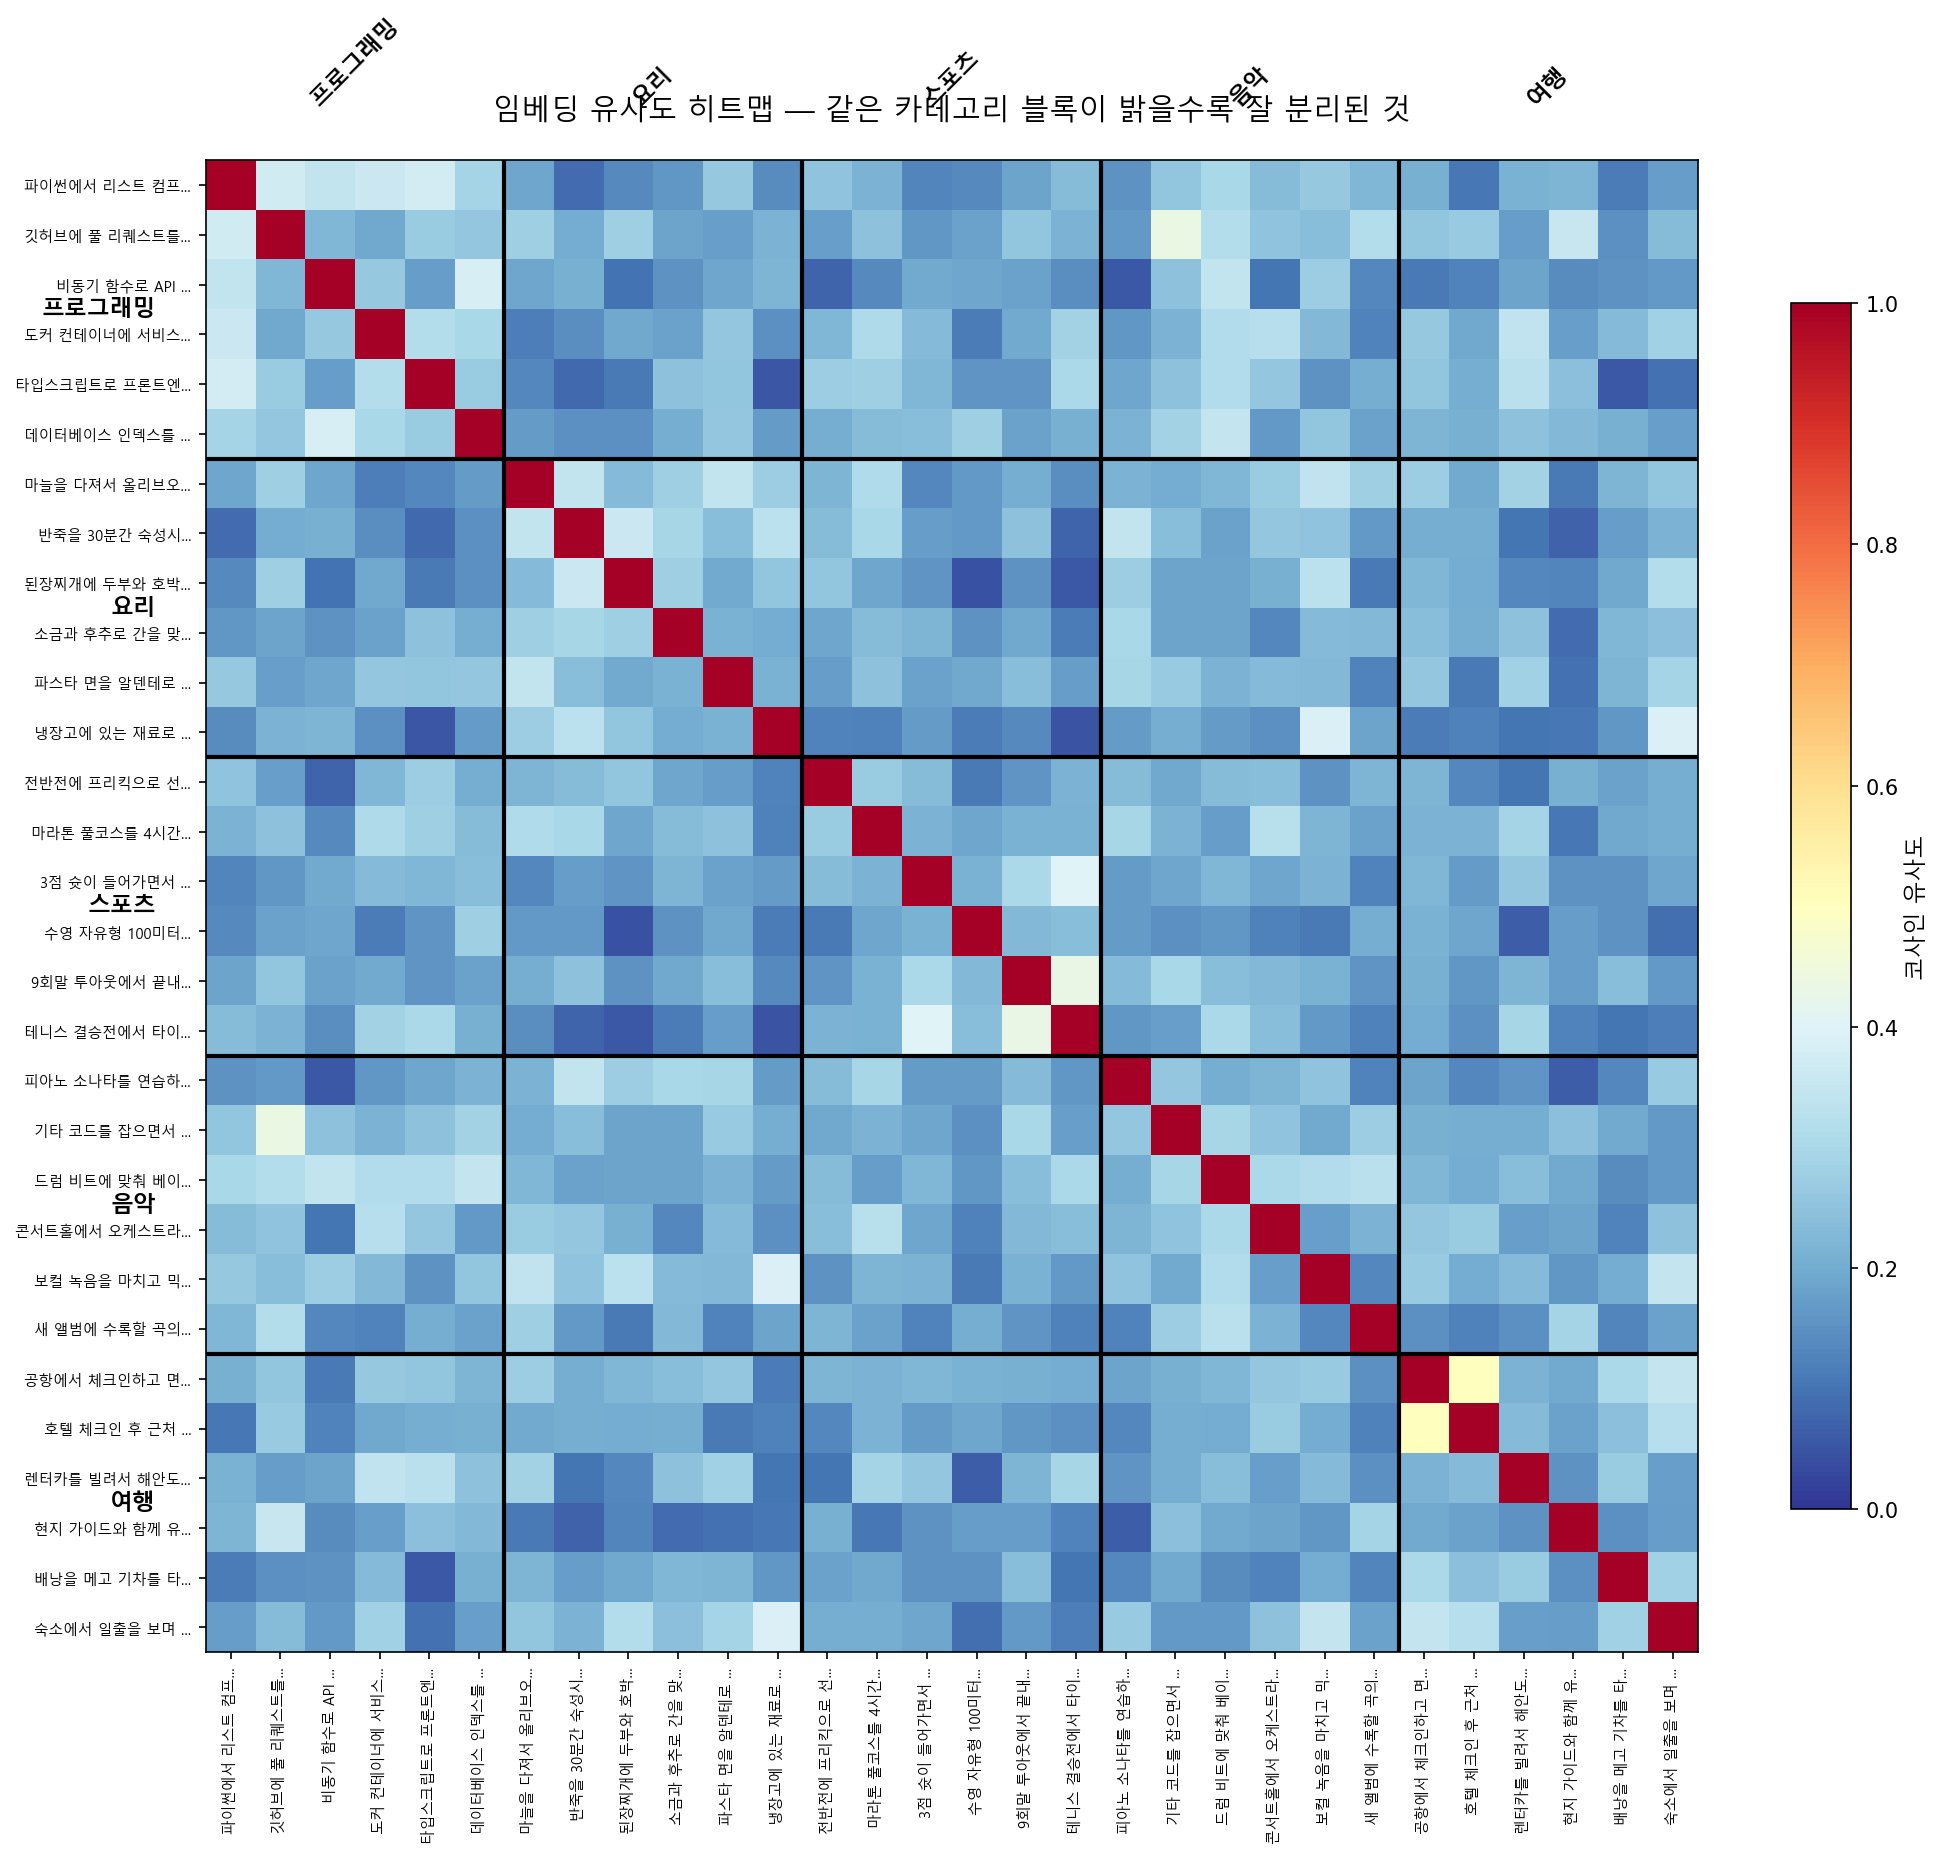

Write Python code to recreate this figure.
"""
유사도 히트맵 — 텍스트 간 유사도를 색상 격자로 시각화

t-SNE가 "위치"로 유사도를 표현했다면, 히트맵은 "색상"으로 표현한다.
30×30 격자에서:
  - 빨간색/밝은색 → 유사도 높음
  - 파란색/어두운색 → 유사도 낮음

같은 카테고리 블록이 밝게 뜨면 → 임베딩이 의미를 잘 구분하고 있다는 증거
카테고리 간에도 밝은 영역이 있으면 → 의미적으로 겹치는 부분이 있다는 뜻
"""

import asyncio
import os

import matplotlib
matplotlib.use("Agg")
import matplotlib.pyplot as plt
import numpy as np
from dotenv import load_dotenv
from openai import AsyncOpenAI

load_dotenv()

client = AsyncOpenAI(api_key=os.getenv("OPENAI_API_KEY"))

# 시각화 파일과 동일한 데이터 사용
CATEGORY_TEXTS = {
    "프로그래밍": [
        "파이썬에서 리스트 컴프리헨션으로 데이터를 필터링했다",
        "깃허브에 풀 리퀘스트를 올리고 코드 리뷰를 받았다",
        "비동기 함수로 API 호출 성능을 개선했다",
        "도커 컨테이너에 서비스를 배포했다",
        "타입스크립트로 프론트엔드를 리팩토링했다",
        "데이터베이스 인덱스를 추가해서 쿼리 속도를 올렸다",
    ],
    "요리": [
        "마늘을 다져서 올리브오일에 볶았다",
        "반죽을 30분간 숙성시킨 뒤 오븐에 구웠다",
        "된장찌개에 두부와 호박을 넣고 끓였다",
        "소금과 후추로 간을 맞추고 레몬즙을 뿌렸다",
        "파스타 면을 알덴테로 삶아서 소스에 버무렸다",
        "냉장고에 있는 재료로 볶음밥을 만들었다",
    ],
    "스포츠": [
        "전반전에 프리킥으로 선제골을 넣었다",
        "마라톤 풀코스를 4시간 만에 완주했다",
        "3점 슛이 들어가면서 역전에 성공했다",
        "수영 자유형 100미터에서 개인 최고 기록을 세웠다",
        "9회말 투아웃에서 끝내기 홈런이 터졌다",
        "테니스 결승전에서 타이브레이크 끝에 우승했다",
    ],
    "음악": [
        "피아노 소나타를 연습하다가 어려운 패시지에서 막혔다",
        "기타 코드를 잡으면서 노래를 불렀다",
        "드럼 비트에 맞춰 베이스 라인을 연주했다",
        "콘서트홀에서 오케스트라 공연을 관람했다",
        "보컬 녹음을 마치고 믹싱 작업에 들어갔다",
        "새 앨범에 수록할 곡의 멜로디를 작곡했다",
    ],
    "여행": [
        "공항에서 체크인하고 면세점을 둘러봤다",
        "호텔 체크인 후 근처 야시장을 구경했다",
        "렌터카를 빌려서 해안도로를 드라이브했다",
        "현지 가이드와 함께 유적지를 투어했다",
        "배낭을 메고 기차를 타고 다음 도시로 이동했다",
        "숙소에서 일출을 보며 커피를 마셨다",
    ],
}


async def get_embeddings(texts: list[str]) -> list[list[float]]:
    response = await client.embeddings.create(
        model="text-embedding-3-small",
        input=texts,
    )
    return [item.embedding for item in response.data]


async def main():
    # 1. 데이터 준비
    all_texts = []
    labels = []
    categories = list(CATEGORY_TEXTS.keys())

    for category, texts in CATEGORY_TEXTS.items():
        all_texts.extend(texts)
        labels.extend([category] * len(texts))

    print(f"총 {len(all_texts)}개 텍스트\n")

    # 2. 임베딩
    print("임베딩 생성 중...")
    embeddings = await get_embeddings(all_texts)
    embeddings_array = np.array(embeddings)

    # 3. 유사도 행렬 계산 (30×30)
    # 정규화 후 내적 = 코사인 유사도
    norms = np.linalg.norm(embeddings_array, axis=1, keepdims=True)
    normalized = embeddings_array / norms
    similarity_matrix = normalized @ normalized.T  # (30, 30)

    print(f"유사도 행렬 shape: {similarity_matrix.shape}\n")

    # 4. 히트맵 시각화
    fig, ax = plt.subplots(figsize=(14, 12))

    im = ax.imshow(similarity_matrix, cmap="RdYlBu_r", vmin=0, vmax=1)

    # 카테고리 구분선
    n_per_cat = 6
    for i in range(1, len(categories)):
        pos = i * n_per_cat - 0.5
        ax.axhline(y=pos, color="black", linewidth=2)
        ax.axvline(x=pos, color="black", linewidth=2)

    # 카테고리 라벨
    for i, category in enumerate(categories):
        mid = i * n_per_cat + n_per_cat / 2 - 0.5
        ax.text(-1.5, mid, category, ha="right", va="center",
                fontsize=11, fontweight="bold", fontfamily="Malgun Gothic")
        ax.text(mid, -1.5, category, ha="center", va="bottom",
                fontsize=11, fontweight="bold", fontfamily="Malgun Gothic",
                rotation=45)

    # 텍스트 라벨 (짧게)
    short_labels = [t[:12] + "..." for t in all_texts]
    ax.set_xticks(range(len(all_texts)))
    ax.set_xticklabels(short_labels, rotation=90, fontsize=7,
                       fontfamily="Malgun Gothic")
    ax.set_yticks(range(len(all_texts)))
    ax.set_yticklabels(short_labels, fontsize=7,
                       fontfamily="Malgun Gothic")

    # 컬러바
    cbar = plt.colorbar(im, ax=ax, shrink=0.8)
    cbar.set_label("코사인 유사도", fontsize=11, fontfamily="Malgun Gothic")

    ax.set_title("임베딩 유사도 히트맵 — 같은 카테고리 블록이 밝을수록 잘 분리된 것",
                 fontsize=14, fontfamily="Malgun Gothic", pad=20)

    plt.tight_layout()

    output_path = "embedding_heatmap.png"
    plt.savefig(output_path, dpi=150, bbox_inches="tight")
    print(f"히트맵 저장: {output_path}")

    # 5. 카테고리 내부 vs 외부 유사도 비교
    print("\n=== 카테고리 내부 vs 외부 평균 유사도 ===\n")
    print(f"  {'카테고리':<10s}  {'내부 유사도':>10s}  {'외부 유사도':>10s}  {'차이':>8s}")
    print("  " + "─" * 44)

    for i, category in enumerate(categories):
        start = i * n_per_cat
        end = start + n_per_cat

        # 내부: 같은 카테고리끼리 (대각선 제외)
        internal_block = similarity_matrix[start:end, start:end]
        mask = ~np.eye(n_per_cat, dtype=bool)
        internal_avg = internal_block[mask].mean()

        # 외부: 다른 카테고리와
        external_scores = []
        for j in range(len(all_texts)):
            if j < start or j >= end:
                for k in range(start, end):
                    external_scores.append(similarity_matrix[k][j])
        external_avg = np.mean(external_scores)

        diff = internal_avg - external_avg
        print(f"  {category:<10s}  {internal_avg:>10.4f}  {external_avg:>10.4f}  {diff:>+8.4f}")

    print("\n차이가 클수록 해당 카테고리의 임베딩이 잘 분리된 것")


if __name__ == "__main__":
    asyncio.run(main())

'''
총 30개 텍스트

임베딩 생성 중...
유사도 행렬 shape: (30, 30)

히트맵 저장: embedding_heatmap.png

=== 카테고리 내부 vs 외부 평균 유사도 ===

  카테고리            내부 유사도      외부 유사도        차이
  ────────────────────────────────────────────
  프로그래밍           0.2940      0.2063   +0.0877
  요리              0.2716      0.1941   +0.0775
  스포츠             0.2426      0.1909   +0.0517
  음악              0.2371      0.2157   +0.0214
  여행              0.2512      0.1939   +0.0572

차이가 클수록 해당 카테고리의 임베딩이 잘 분리된 것

  - 내부 유사도 = 같은 카테고리 텍스트끼리의 평균 유사도. 예: 프로그래밍 6개 텍스트끼리 비교한 15쌍의 평균
  - 외부 유사도 = 다른 카테고리 텍스트와의 평균 유사도. 예: 프로그래밍 6개 vs 나머지 24개의 평균

  차이가 클수록 "같은 카테고리끼리는 가깝고, 다른 카테고리와는 멀다"는 뜻이니까 임베딩이 잘 분리된 거다.

  결과를 보면:

  프로그래밍  +0.0877  ← 가장 잘 분리됨
  요리      +0.0775
  여행      +0.0572
  스포츠    +0.0517
  음악      +0.0214  ← 가장 분리 안 됨

  음악이 +0.0214로 가장 낮다. 내부 유사도(0.2371)와 외부 유사도(0.2157)가 거의 차이가 없다는 건, 음악 텍스트끼리의 거리나 다른 카테고리와의 거리가 비슷하다는 뜻이다.
  t-SNE에서 흩어졌던 이유, 히트맵에서 블록이 덜 선명했던 이유가 전부 이 숫자 하나로 설명된다.


'''